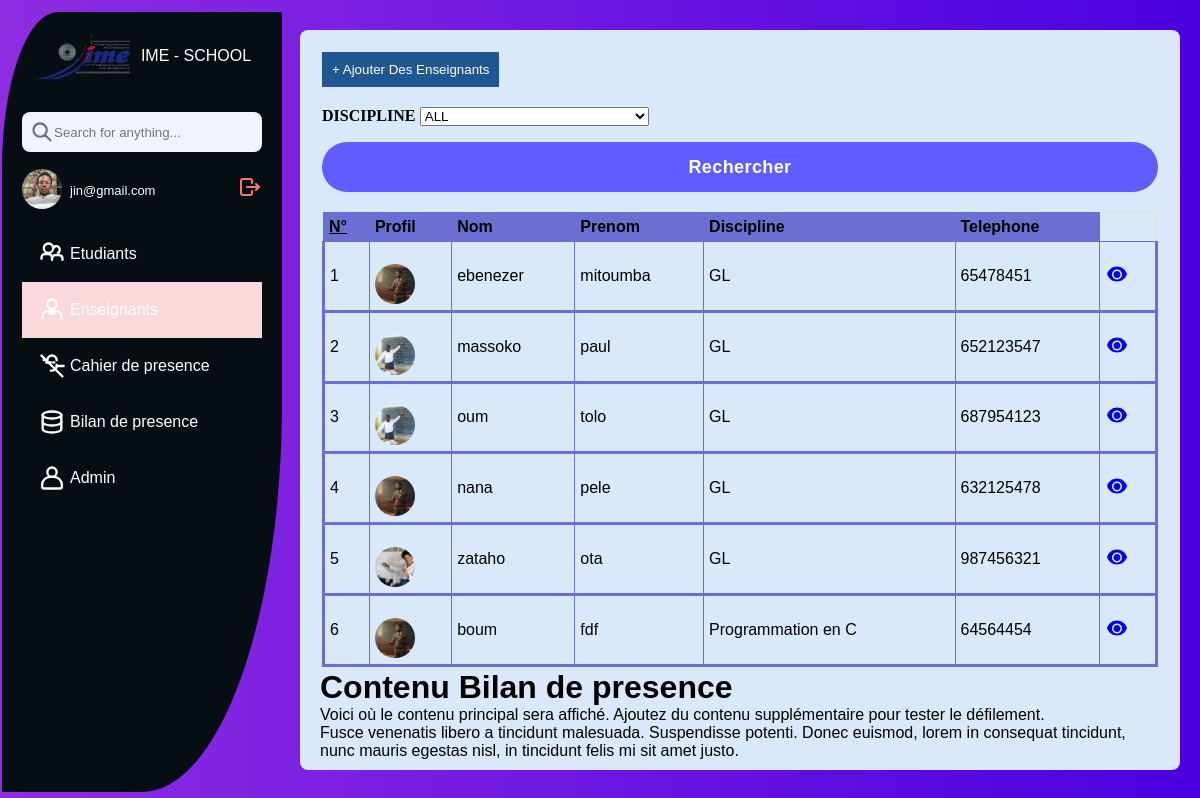
/pages/Enseignants/enseignant.php (signed in), run on the app's committed database.
### tables this page shows
CREATE TABLE `enseignant` (
  `id` int(11) NOT NULL,
  `matricul` varchar(255) NOT NULL,
  `nom` varchar(255) NOT NULL,
  `prenom` varchar(255) NOT NULL,
  `date_nais` date NOT NULL,
  `telephone` varchar(255) NOT NULL,
  `email` varchar(255) NOT NULL,
  `bureau` varchar(255) NOT NULL,
  `departement` varchar(255) NOT NULL,
  `discipline` varchar(255) NOT NULL,
  `image` varchar(255) NOT NULL
);

### pages/Enseignants/enseignant.php (the view, shortened to what this page needs)
<!DOCTYPE html>
<html lang="fr">
<head>
    <link rel="stylesheet" href="style_enseignant.css">
</head>
<body>
    <aside>
        <div class="sidebar-top">
            <a href="#" class="logo__wrapper">
                <img src="../../assets/images/imelogos.png" alt="Logo" class="logo-small">
                <span class="hide">
                IME - SCHOOL
                </span>
            </a>
        </div>
        <div class="search__wrapper">
            <input type="search" placeholder="Search for anything...">
        </div>
        <div class="user-info">
            <div class="sidebar__profile">
                <div class="avatar__wrapper">
                    <img class="avatar" src="../../assets/images/leevan.jpg" alt="Joe Doe Picture">
            </div>
            <section class="avatar__name hide">
                <div class="email"><?php echo htmlspecialchars($_SESSION['user_email']); ?></div>
            </section>
            <a href="../login/logout.php"  class="logout">
            </a>
        </div>
        <div class="sidebar-links">
            <ul class="menu">
            <li >
              <a href="../Etudiants/etudiant.php" title="Apprenants" class="tooltip" class="menu-button active" onclick="handleClick(this)">
                  <span class="link hide" style="margin-left:-1.5rem;">Etudiants</span>
              </a>
          </li>
          <li class="menu-button active">
            <a href="../Enseignants/enseignant.php" title="Professeurs" class="tooltip" class="menu-button" onclick="handleClick(this)">
                <span class="link hide" style="margin-left:-1.5rem;">Enseignants</span>
            </a>
          </li>
          <li>
            <a href="../Cahier_de_presence/cahier_de_presence.php" title="Presence" class="tooltip" class="menu-button" onclick="handleClick(this)">
              <span class="link hide" style="margin-left:-1.5rem;">Cahier de presence</span>
            </a>
          </li>
          <li>
            <a href="../Bilan_de_presence/bilan_de_presence.php" title="Bilan" class="tooltip" class="menu-button" onclick="handleClick(this)">
              <span class="link hide" style="margin-left:-1.5rem;">Bilan de presence</span>
            </a>
          </li>
          <li>
            <a href="../utilisateurs/utilisateur.php" title="Users" class="tooltip" class="menu-button" onclick="handleClick(this)">
              <span class="link hide" style="margin-left:-1.5rem;">Admin</span>
            </a>
          </li>
            </ul>
        </div>
    </aside>
    <main>
    <div class="container">
            <button id="openModalBtn" class="add-attendance" >+ Ajouter Des Enseignants</button>
        <div class="class-selection">
          <form action="" method="post">
            <label for="class-select" style="font-family: Arial sans-serif; font-weight: bold; text-transform: uppercase;">Discipline</label>
            <select id="class-select" name="discipline">
                <option  value="">ALL</option>
            </select>
            <input type="submit" value="Rechercher" class="my-form__button">
          </form>
        </div>
            <div >
              <table class="students-table">
                <thead>
                    <tr style="border: 1px solid #DDD;">
                        <th><U>N°</U></th>
                        <th>Profil</th>
                        <th>Nom</th>
                        <th>Prenom</th>
                        <th>Discipline</th>
                        <th>Telephone</th>
                    </tr>
                </thead>
                <tbody>
                <?php
                 include "../../config/connexion.php";
                  try {
                      $pdo = new PDO($dsn, $username, $password);
                      $pdo->setAttribute(PDO::ATTR_ERRMODE, PDO::ERRMODE_EXCEPTION);
                      $sql = "SELECT * FROM enseignant WHERE 1";
                      $stmt = $pdo->prepare($sql);
                      $stmt->execute();
                      $counter = 1;
                      while ($row = $stmt->fetch(PDO::FETCH_ASSOC)) {
                      ?>
                    <tr style="border-bottom: 3px solid; border-right: 3px solid; border-left: 3px solid; border-color: #6b6fd2;">
                        <td><?php echo $counter++;?></td>
                        <td>
                          <div class="sidebar__profile">
                            <div class="avatar__wrapper">
                            <?php echo "<img class='avatar' src='{$row['image']}' >";?>
                          </div>
                        </td>
                        <td><?php echo  htmlspecialchars($row['nom']) ;?></td>
                        <td><?php echo  htmlspecialchars($row['prenom']) ;?></td>
                        <td><?php echo  htmlspecialchars($row['discipline']) ;?></td>
                        <td><?php echo  htmlspecialchars($row['telephone']) ;?></td>
                        <td>
                        <?php echo "<a href='profile.php?id=" . htmlspecialchars($row['id']) . "'><svg width='24' height='24' viewBox='0 0 24 24' fill='none' xmlns='http://www.w3.org/2000/svg'><path d='M12 4.5C7.5 4.5 3.737 7.252 2 12c1.737 4.748 5.5 7.5 10 7.5s8.263-2.752 10-7.5c-1.737-4.748-5.5-7.5-10-7.5zm0 13c-2.761 0-5-2.239-5-5s2.239-5 5-5 5 2.239 5 5-2.239 5-5 5zm0-8.5c-1.93 0-3.5 1.57-3.5 3.5s1.57 3.5 3.5 3.5 3.5-1.57 3.5-3.5-1.57-3.5-3.5-3.5z' fill='currentColor'/></svg></a>";?>
                        </td>
                        <?php
                        }
                      } catch (PDOException $e) {
                          echo "Erreur : " . $e->getMessage();
                      }
                      ?>
                    </tr>
                </tbody>
            </table>
          </div>
        </div>
        <h1>Contenu Bilan de presence</h1>
        <p>Voici où le contenu principal sera affiché. Ajoutez du contenu supplémentaire pour tester le défilement.</p>
        <p>Fusce venenatis libero a tincidunt malesuada. Suspendisse potenti. Donec euismod, lorem in consequat tincidunt, nunc mauris egestas nisl, in tincidunt felis mi sit amet justo.</p>
    </main>
</body>
</html>

### data on the page
enseignant: image (picture), nom "ebenezer", prenom "mitoumba", discipline "GL", telephone "65478451"
enseignant: image (picture), nom "massoko", prenom "paul", discipline "GL", telephone "652123547"
enseignant: image (picture), nom "oum", prenom "tolo", discipline "GL", telephone "687954123"
enseignant: image (picture), nom "nana", prenom "pele", discipline "GL", telephone "632125478"
enseignant: image (picture), nom "zataho", prenom "ota", discipline "GL", telephone "987456321"
enseignant: image (picture), nom "boum", prenom "fdf", discipline "Programmation en C", telephone "64564454"

### other printed values
$_SESSION['user_email'] "jin@gmail.com"
